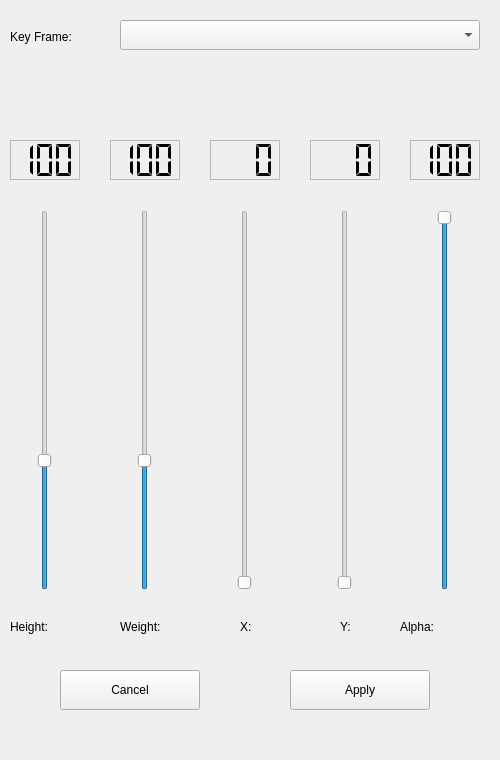
<?xml version="1.0" encoding="UTF-8"?>
<ui version="4.0">
 <class>DockWidget</class>
 <widget class="QDockWidget" name="DockWidget">
  <property name="geometry">
   <rect>
    <x>0</x>
    <y>0</y>
    <width>500</width>
    <height>760</height>
   </rect>
  </property>
  <property name="locale">
   <locale language="English" country="UnitedStates"/>
  </property>
  <property name="windowTitle">
   <string>Simple Keyframe Editor</string>
  </property>
  <widget class="QWidget" name="dockWidgetContents">
   <widget class="QLabel" name="label_13">
    <property name="geometry">
     <rect>
      <x>10</x>
      <y>30</y>
      <width>80</width>
      <height>15</height>
     </rect>
    </property>
    <property name="text">
     <string>&lt;html&gt;&lt;head/&gt;&lt;body&gt;&lt;p&gt;Key Frame:&lt;/p&gt;&lt;/body&gt;&lt;/html&gt;</string>
    </property>
    <property name="alignment">
     <set>Qt::AlignLeading|Qt::AlignLeft|Qt::AlignVCenter</set>
    </property>
   </widget>
   <widget class="QLabel" name="label_23">
    <property name="geometry">
     <rect>
      <x>400</x>
      <y>620</y>
      <width>80</width>
      <height>15</height>
     </rect>
    </property>
    <property name="text">
     <string>&lt;html&gt;&lt;head/&gt;&lt;body&gt;&lt;p&gt;Alpha:&lt;/p&gt;&lt;/body&gt;&lt;/html&gt;</string>
    </property>
    <property name="alignment">
     <set>Qt::AlignLeading|Qt::AlignLeft|Qt::AlignVCenter</set>
    </property>
   </widget>
   <widget class="QLabel" name="label_16">
    <property name="geometry">
     <rect>
      <x>10</x>
      <y>620</y>
      <width>80</width>
      <height>15</height>
     </rect>
    </property>
    <property name="text">
     <string>&lt;html&gt;&lt;head/&gt;&lt;body&gt;&lt;p&gt;Height:&lt;/p&gt;&lt;/body&gt;&lt;/html&gt;</string>
    </property>
    <property name="alignment">
     <set>Qt::AlignLeading|Qt::AlignLeft|Qt::AlignVCenter</set>
    </property>
   </widget>
   <widget class="QLabel" name="label_15">
    <property name="geometry">
     <rect>
      <x>120</x>
      <y>620</y>
      <width>80</width>
      <height>15</height>
     </rect>
    </property>
    <property name="text">
     <string>&lt;html&gt;&lt;head/&gt;&lt;body&gt;&lt;p&gt;Weight:&lt;/p&gt;&lt;/body&gt;&lt;/html&gt;</string>
    </property>
    <property name="alignment">
     <set>Qt::AlignLeading|Qt::AlignLeft|Qt::AlignVCenter</set>
    </property>
   </widget>
   <widget class="QLabel" name="label_14">
    <property name="geometry">
     <rect>
      <x>240</x>
      <y>620</y>
      <width>40</width>
      <height>15</height>
     </rect>
    </property>
    <property name="text">
     <string>&lt;html&gt;&lt;head/&gt;&lt;body&gt;&lt;p&gt;X:&lt;/p&gt;&lt;/body&gt;&lt;/html&gt;</string>
    </property>
   </widget>
   <widget class="QLabel" name="label_22">
    <property name="geometry">
     <rect>
      <x>340</x>
      <y>620</y>
      <width>40</width>
      <height>15</height>
     </rect>
    </property>
    <property name="text">
     <string>&lt;html&gt;&lt;head/&gt;&lt;body&gt;&lt;p&gt;Y:&lt;/p&gt;&lt;/body&gt;&lt;/html&gt;</string>
    </property>
   </widget>
   <widget class="QComboBox" name="cmbkeyimage">
    <property name="geometry">
     <rect>
      <x>120</x>
      <y>20</y>
      <width>360</width>
      <height>30</height>
     </rect>
    </property>
   </widget>
   <widget class="QPushButton" name="btncancel">
    <property name="geometry">
     <rect>
      <x>60</x>
      <y>670</y>
      <width>140</width>
      <height>40</height>
     </rect>
    </property>
    <property name="text">
     <string>Cancel</string>
    </property>
   </widget>
   <widget class="QPushButton" name="btnapply">
    <property name="geometry">
     <rect>
      <x>290</x>
      <y>670</y>
      <width>140</width>
      <height>40</height>
     </rect>
    </property>
    <property name="text">
     <string>Apply</string>
    </property>
   </widget>
   <widget class="QSlider" name="sliderheight">
    <property name="geometry">
     <rect>
      <x>30</x>
      <y>210</y>
      <width>30</width>
      <height>380</height>
     </rect>
    </property>
    <property name="maximum">
     <number>300</number>
    </property>
    <property name="value">
     <number>100</number>
    </property>
    <property name="orientation">
     <enum>Qt::Vertical</enum>
    </property>
    <property name="tickPosition">
     <enum>QSlider::NoTicks</enum>
    </property>
   </widget>
   <widget class="QLCDNumber" name="lcdheight">
    <property name="geometry">
     <rect>
      <x>10</x>
      <y>140</y>
      <width>70</width>
      <height>40</height>
     </rect>
    </property>
    <property name="frameShape">
     <enum>QFrame::StyledPanel</enum>
    </property>
    <property name="frameShadow">
     <enum>QFrame::Raised</enum>
    </property>
    <property name="lineWidth">
     <number>1</number>
    </property>
    <property name="midLineWidth">
     <number>0</number>
    </property>
    <property name="digitCount">
     <number>3</number>
    </property>
    <property name="segmentStyle">
     <enum>QLCDNumber::Flat</enum>
    </property>
    <property name="value" stdset="0">
     <double>100.000000000000000</double>
    </property>
   </widget>
   <widget class="QSlider" name="sliderweight">
    <property name="geometry">
     <rect>
      <x>130</x>
      <y>210</y>
      <width>30</width>
      <height>380</height>
     </rect>
    </property>
    <property name="maximum">
     <number>300</number>
    </property>
    <property name="value">
     <number>100</number>
    </property>
    <property name="orientation">
     <enum>Qt::Vertical</enum>
    </property>
   </widget>
   <widget class="QLCDNumber" name="lcdweight">
    <property name="geometry">
     <rect>
      <x>110</x>
      <y>140</y>
      <width>70</width>
      <height>40</height>
     </rect>
    </property>
    <property name="frameShape">
     <enum>QFrame::StyledPanel</enum>
    </property>
    <property name="digitCount">
     <number>3</number>
    </property>
    <property name="segmentStyle">
     <enum>QLCDNumber::Flat</enum>
    </property>
    <property name="value" stdset="0">
     <double>100.000000000000000</double>
    </property>
   </widget>
   <widget class="QSlider" name="sliderx">
    <property name="geometry">
     <rect>
      <x>230</x>
      <y>210</y>
      <width>30</width>
      <height>380</height>
     </rect>
    </property>
    <property name="maximum">
     <number>100</number>
    </property>
    <property name="singleStep">
     <number>1</number>
    </property>
    <property name="orientation">
     <enum>Qt::Vertical</enum>
    </property>
   </widget>
   <widget class="QLCDNumber" name="lcdx">
    <property name="geometry">
     <rect>
      <x>210</x>
      <y>140</y>
      <width>70</width>
      <height>40</height>
     </rect>
    </property>
    <property name="frameShape">
     <enum>QFrame::StyledPanel</enum>
    </property>
    <property name="digitCount">
     <number>3</number>
    </property>
    <property name="segmentStyle">
     <enum>QLCDNumber::Flat</enum>
    </property>
   </widget>
   <widget class="QSlider" name="slidery">
    <property name="geometry">
     <rect>
      <x>330</x>
      <y>210</y>
      <width>30</width>
      <height>380</height>
     </rect>
    </property>
    <property name="maximum">
     <number>100</number>
    </property>
    <property name="orientation">
     <enum>Qt::Vertical</enum>
    </property>
   </widget>
   <widget class="QLCDNumber" name="lcdy">
    <property name="geometry">
     <rect>
      <x>310</x>
      <y>140</y>
      <width>70</width>
      <height>40</height>
     </rect>
    </property>
    <property name="frameShape">
     <enum>QFrame::StyledPanel</enum>
    </property>
    <property name="midLineWidth">
     <number>0</number>
    </property>
    <property name="digitCount">
     <number>3</number>
    </property>
    <property name="segmentStyle">
     <enum>QLCDNumber::Flat</enum>
    </property>
   </widget>
   <widget class="QSlider" name="slideralpha">
    <property name="geometry">
     <rect>
      <x>430</x>
      <y>210</y>
      <width>30</width>
      <height>380</height>
     </rect>
    </property>
    <property name="maximum">
     <number>100</number>
    </property>
    <property name="value">
     <number>100</number>
    </property>
    <property name="orientation">
     <enum>Qt::Vertical</enum>
    </property>
   </widget>
   <widget class="QLCDNumber" name="lcdalpha">
    <property name="geometry">
     <rect>
      <x>410</x>
      <y>140</y>
      <width>70</width>
      <height>40</height>
     </rect>
    </property>
    <property name="frameShape">
     <enum>QFrame::StyledPanel</enum>
    </property>
    <property name="lineWidth">
     <number>1</number>
    </property>
    <property name="digitCount">
     <number>3</number>
    </property>
    <property name="segmentStyle">
     <enum>QLCDNumber::Flat</enum>
    </property>
    <property name="value" stdset="0">
     <double>100.000000000000000</double>
    </property>
   </widget>
  </widget>
 </widget>
 <resources/>
 <connections>
  <connection>
   <sender>btncancel</sender>
   <signal>clicked()</signal>
   <receiver>DockWidget</receiver>
   <slot>close()</slot>
   <hints>
    <hint type="sourcelabel">
     <x>117</x>
     <y>716</y>
    </hint>
    <hint type="destinationlabel">
     <x>37</x>
     <y>735</y>
    </hint>
   </hints>
  </connection>
  <connection>
   <sender>sliderheight</sender>
   <signal>valueChanged(int)</signal>
   <receiver>lcdheight</receiver>
   <slot>display(int)</slot>
   <hints>
    <hint type="sourcelabel">
     <x>46</x>
     <y>445</y>
    </hint>
    <hint type="destinationlabel">
     <x>61</x>
     <y>181</y>
    </hint>
   </hints>
  </connection>
  <connection>
   <sender>sliderweight</sender>
   <signal>valueChanged(int)</signal>
   <receiver>lcdweight</receiver>
   <slot>display(int)</slot>
   <hints>
    <hint type="sourcelabel">
     <x>147</x>
     <y>441</y>
    </hint>
    <hint type="destinationlabel">
     <x>166</x>
     <y>184</y>
    </hint>
   </hints>
  </connection>
  <connection>
   <sender>sliderx</sender>
   <signal>valueChanged(int)</signal>
   <receiver>lcdx</receiver>
   <slot>display(int)</slot>
   <hints>
    <hint type="sourcelabel">
     <x>249</x>
     <y>461</y>
    </hint>
    <hint type="destinationlabel">
     <x>263</x>
     <y>188</y>
    </hint>
   </hints>
  </connection>
  <connection>
   <sender>slidery</sender>
   <signal>valueChanged(int)</signal>
   <receiver>lcdy</receiver>
   <slot>display(int)</slot>
   <hints>
    <hint type="sourcelabel">
     <x>347</x>
     <y>415</y>
    </hint>
    <hint type="destinationlabel">
     <x>355</x>
     <y>183</y>
    </hint>
   </hints>
  </connection>
  <connection>
   <sender>slideralpha</sender>
   <signal>valueChanged(int)</signal>
   <receiver>lcdalpha</receiver>
   <slot>display(int)</slot>
   <hints>
    <hint type="sourcelabel">
     <x>450</x>
     <y>397</y>
    </hint>
    <hint type="destinationlabel">
     <x>462</x>
     <y>193</y>
    </hint>
   </hints>
  </connection>
 </connections>
</ui>
